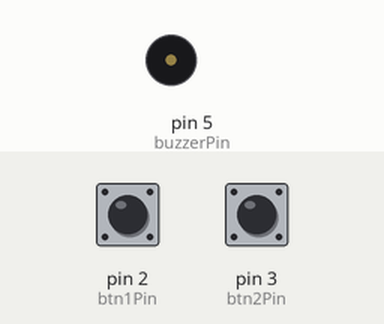
Simulated run of this sketch. Board: Arduino Uno, built with avr-gcc and run on an emulated ATmega328P. Parts: buzzer (waves = sounding). The inputs (shaded band) are chosen by the test bench; at power-on: pin 2 (btn1Pin) HIGH, pin 3 (btn2Pin) HIGH. What the sketch prints to the serial monitor is not drawn.

Above: at 1.2 s.
1.3 s: pin 2 (btn1Pin) pulled LOW for 1 s
At 1.4 s:
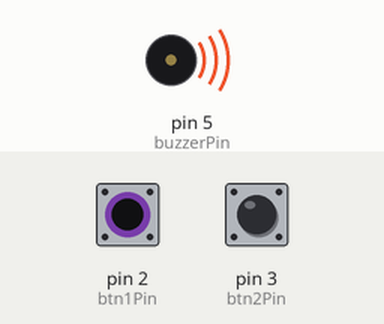
4.3 s: pin 3 (btn2Pin) pulled LOW for 1 s
At 6.5 s:
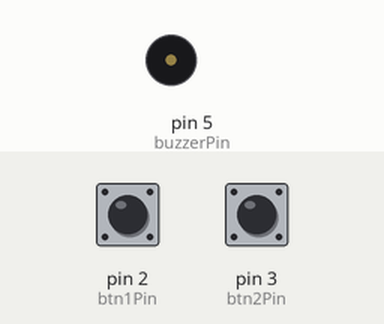
6.8 s: pin 3 (btn2Pin) pulled LOW for 3.2 s
At 7.0 s:
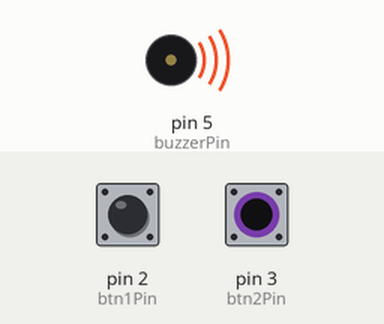
11.5 s: pin 2 (btn1Pin) pulled LOW for 3.2 s
At 11.82 s:
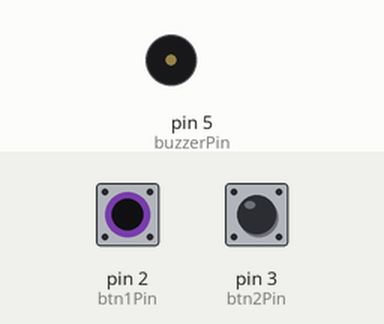
Timing chart, 0 to 16.4 s (numbered marks = the images above; inputs shaded):
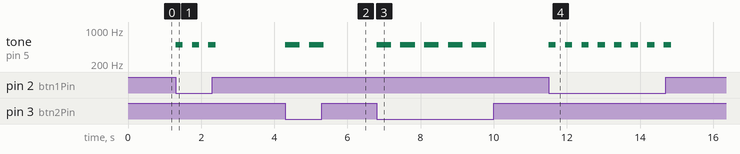

The sketch:

sketch_sep4b.ino
```cpp
#define btn1Pin 2
#define btn2Pin 3
#define buzzerPin 5

void setup() {
  // put your setup code here, to run once:
  pinMode(btn1Pin, INPUT_PULLUP);
  pinMode(btn2Pin, INPUT_PULLUP);
  pinMode(buzzerPin, OUTPUT);
  Serial.begin(9600);
}

void dot() {
  Serial.print(".");
  tone(buzzerPin, 500);
  delay(200);
  noTone(buzzerPin);
  delay(250);
}

void dash() {
  Serial.print("-");
  tone(buzzerPin, 500);
  delay(400);
  noTone(buzzerPin);
  delay(250);
}

void loop() {
  // put your main code here, to run repeatedly:
  bool btn1State = !digitalRead(btn1Pin);
  bool btn2State = !digitalRead(btn2Pin);

  if (btn1State) {
    dot();
  }else if (btn2State) {
    dash();
  }
}
```

Measured:
- after the input at 1.3 s, tone on pin 5 (buzzerPin): alternates 500 Hz for 0.20 s and silent for 0.25 s, 6 changes in all, then stays silent, starting at once
- after the input at 4.3 s, tone on pin 5 (buzzerPin): alternates 500 Hz for 0.40 s and silent for 0.25 s, 4 changes in all, then stays silent, starting at once
- after the input at 6.8 s, tone on pin 5 (buzzerPin): alternates 500 Hz for 0.40 s and silent for 0.25 s, 10 changes in all, then stays silent, starting at once
- after the input at 11.5 s, tone on pin 5 (buzzerPin): alternates 500 Hz for 0.20 s and silent for 0.25 s, 16 changes in all, then stays silent, starting at once
